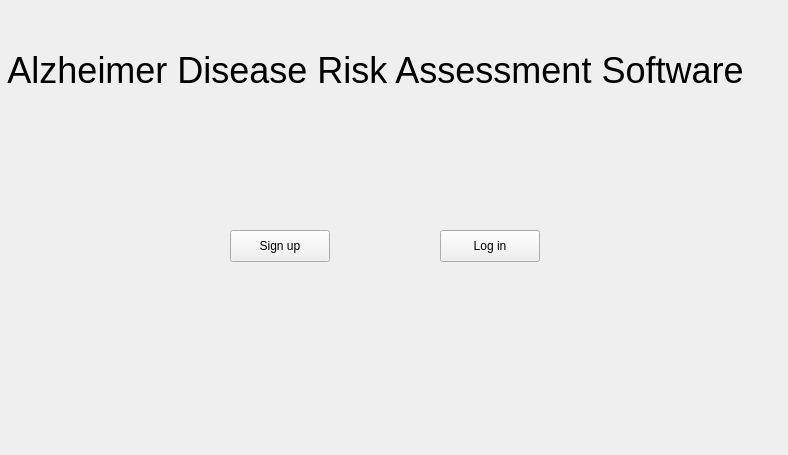
<?xml version="1.0" encoding="UTF-8"?>
<ui version="4.0">
 <class>Dialog</class>
 <widget class="QDialog" name="Dialog">
  <property name="geometry">
   <rect>
    <x>0</x>
    <y>0</y>
    <width>788</width>
    <height>455</height>
   </rect>
  </property>
  <property name="windowTitle">
   <string>Dialog</string>
  </property>
  <widget class="QLabel" name="titleLabel">
   <property name="geometry">
    <rect>
     <x>-20</x>
     <y>20</y>
     <width>791</width>
     <height>101</height>
    </rect>
   </property>
   <property name="font">
    <font>
     <pointsize>27</pointsize>
    </font>
   </property>
   <property name="text">
    <string>Alzheimer Disease Risk Assessment Software</string>
   </property>
   <property name="alignment">
    <set>Qt::AlignCenter</set>
   </property>
  </widget>
  <widget class="QPushButton" name="signupButton">
   <property name="geometry">
    <rect>
     <x>230</x>
     <y>230</y>
     <width>100</width>
     <height>32</height>
    </rect>
   </property>
   <property name="text">
    <string>Sign up</string>
   </property>
   <property name="autoDefault">
    <bool>false</bool>
   </property>
   <property name="default">
    <bool>false</bool>
   </property>
   <property name="flat">
    <bool>false</bool>
   </property>
  </widget>
  <widget class="QPushButton" name="loginButton">
   <property name="geometry">
    <rect>
     <x>440</x>
     <y>230</y>
     <width>100</width>
     <height>32</height>
    </rect>
   </property>
   <property name="text">
    <string>Log in</string>
   </property>
   <property name="autoDefault">
    <bool>false</bool>
   </property>
  </widget>
 </widget>
 <resources/>
 <connections/>
</ui>
